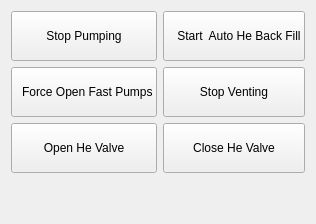
              <widget class="QWidget" name="tab_7">
               <attribute name="title">
                <string>Manual Controls</string>
               </attribute>
               <layout class="QGridLayout" name="gridLayout_39">
                <item row="1" column="0">
                 <widget class="QPushButton" name="pb_open_fast_pumps">
                  <property name="sizePolicy">
                   <sizepolicy hsizetype="Minimum" vsizetype="Preferred">
                    <horstretch>0</horstretch>
                    <verstretch>0</verstretch>
                   </sizepolicy>
                  </property>
                  <property name="text">
                   <string>  
  Force Open Fast Pumps  
</string>
                  </property>
                 </widget>
                </item>
                <item row="1" column="1">
                 <widget class="QPushButton" name="pb_stop_vent">
                  <property name="sizePolicy">
                   <sizepolicy hsizetype="Preferred" vsizetype="Preferred">
                    <horstretch>0</horstretch>
                    <verstretch>0</verstretch>
                   </sizepolicy>
                  </property>
                  <property name="text">
                   <string>
Stop Venting
</string>
                  </property>
                 </widget>
                </item>
                <item row="3" column="0">
                 <spacer name="verticalSpacer_10">
                  <property name="orientation">
                   <enum>Qt::Vertical</enum>
                  </property>
                  <property name="sizeType">
                   <enum>QSizePolicy::MinimumExpanding</enum>
                  </property>
                  <property name="sizeHint" stdset="0">
                   <size>
                    <width>20</width>
                    <height>40</height>
                   </size>
                  </property>
                 </spacer>
                </item>
                <item row="0" column="1">
                 <widget class="QPushButton" name="pb_auto_he_fill">
                  <property name="enabled">
                   <bool>true</bool>
                  </property>
                  <property name="sizePolicy">
                   <sizepolicy hsizetype="Preferred" vsizetype="Preferred">
                    <horstretch>0</horstretch>
                    <verstretch>0</verstretch>
                   </sizepolicy>
                  </property>
                  <property name="styleSheet">
                   <string notr="true"/>
                  </property>
                  <property name="text">
                   <string> 
   Start  Auto He Back Fill   
      </string>
                  </property>
                 </widget>
                </item>
                <item row="0" column="0">
                 <widget class="QPushButton" name="pb_stop_pump">
                  <property name="sizePolicy">
                   <sizepolicy hsizetype="Preferred" vsizetype="Preferred">
                    <horstretch>0</horstretch>
                    <verstretch>0</verstretch>
                   </sizepolicy>
                  </property>
                  <property name="text">
                   <string>  
Stop Pumping   
</string>
                  </property>
                 </widget>
                </item>
                <item row="2" column="0">
                 <widget class="QPushButton" name="pb_open_he_valve">
                  <property name="text">
                   <string>
Open He Valve
</string>
                  </property>
                 </widget>
                </item>
                <item row="2" column="1">
                 <widget class="QPushButton" name="pb_close_he_valve">
                  <property name="text">
                   <string>
Close He Valve
</string>
                  </property>
                 </widget>
                </item>
               </layout>
              </widget>
